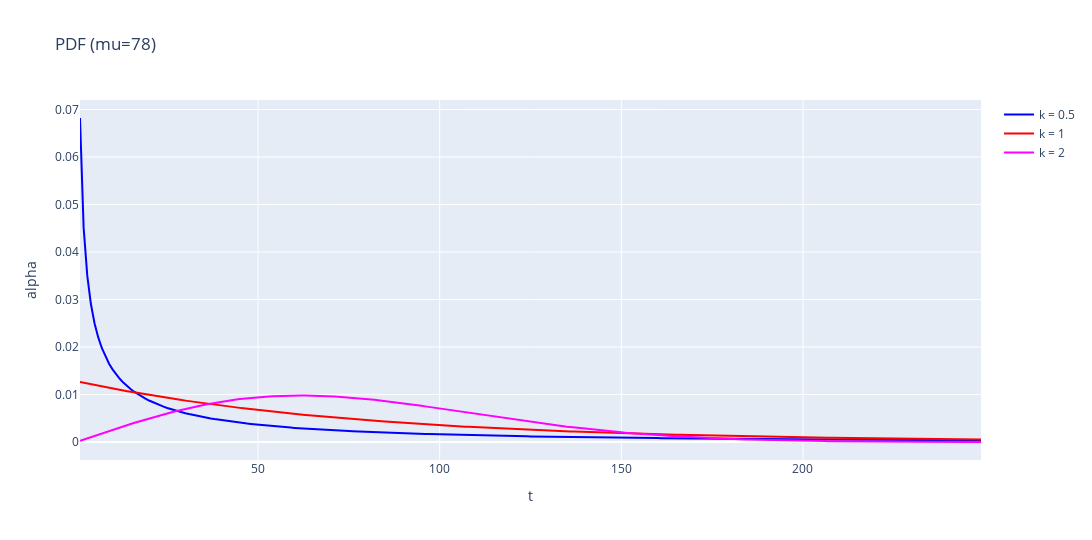

Write notebook code for a chart like this one.
### Markdown cell above
##### PDF

### Code cell
x, y05, y1, y2 = [], [], [], []
for t in range(1, 250, 1):
    x.append(t)
    y05.append(f_Weibull(t, 0.5, 78))
    y1.append(f_Weibull(t, 1, 78))
    y2.append(f_Weibull(t, 2, 78))

# print(x[:101:])
# print(y05[:101:])
# print(y1[:101:])
# print(y2[:101:])
    
plot(x, x, x, y05, y1, y2, "t", "alpha", "PDF (mu=78)")

### Figure 1 — Plotly figure (JSON) as saved in the notebook; plotly's stock layout.template omitted (floating-point values rounded to 4 significant figures; data arrays with more than 128 entries replaced by an {"elided": "..."} marker saying what was removed)
{"data": [{"marker": {"color": "blue"}, "mode": "lines", "name": "k = 0.5", "type": "scatter", "x": {"elided": "249 int values"}, "y": {"elided": "249 float values"}}, {"marker": {"color": "red"}, "mode": "lines", "name": "k = 1", "type": "scatter", "x": {"elided": "249 int values"}, "y": {"elided": "249 float values"}}, {"marker": {"color": "magenta"}, "mode": "lines", "name": "k = 2", "type": "scatter", "x": {"elided": "249 int values"}, "y": {"elided": "249 float values"}}], "layout": {"height": 540, "title": {"text": "PDF (mu=78)"}, "width": 1152, "xaxis": {"title": {"text": "t"}}, "yaxis": {"title": {"text": "alpha"}}}}
